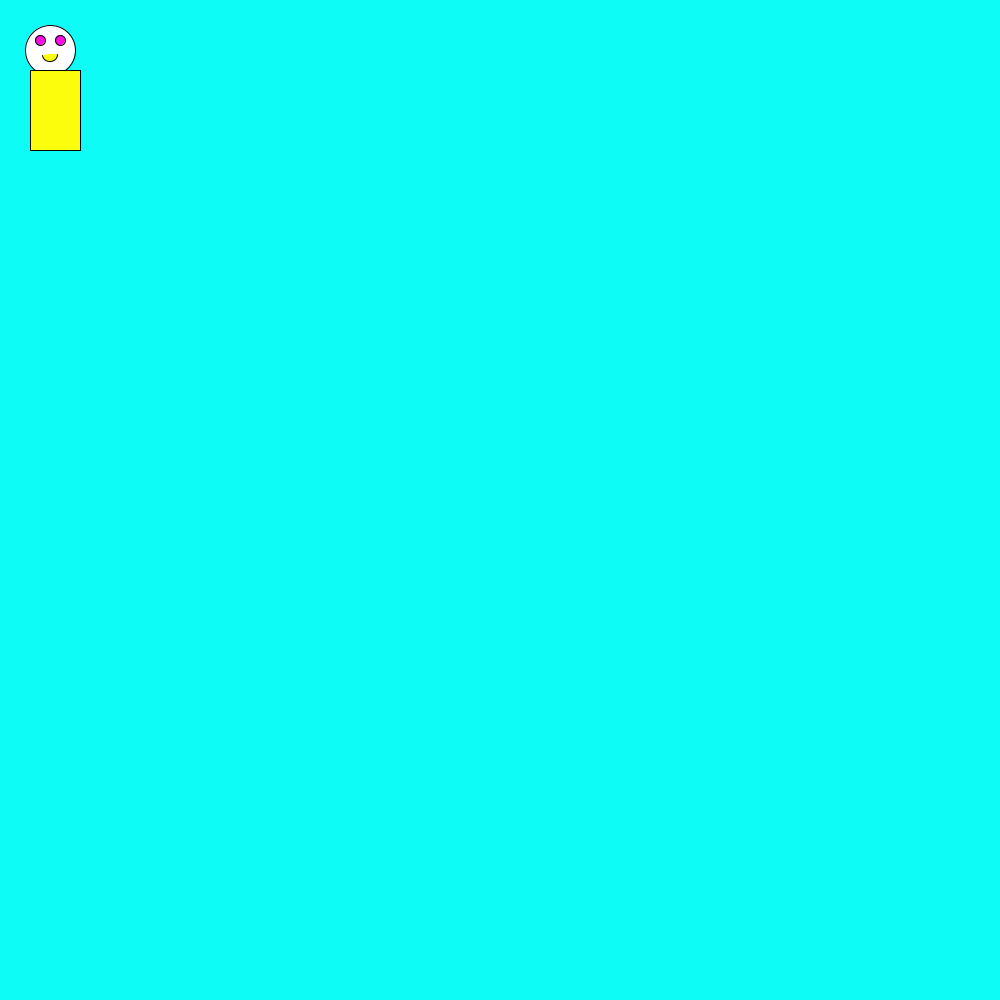
Frame 1 (no input)
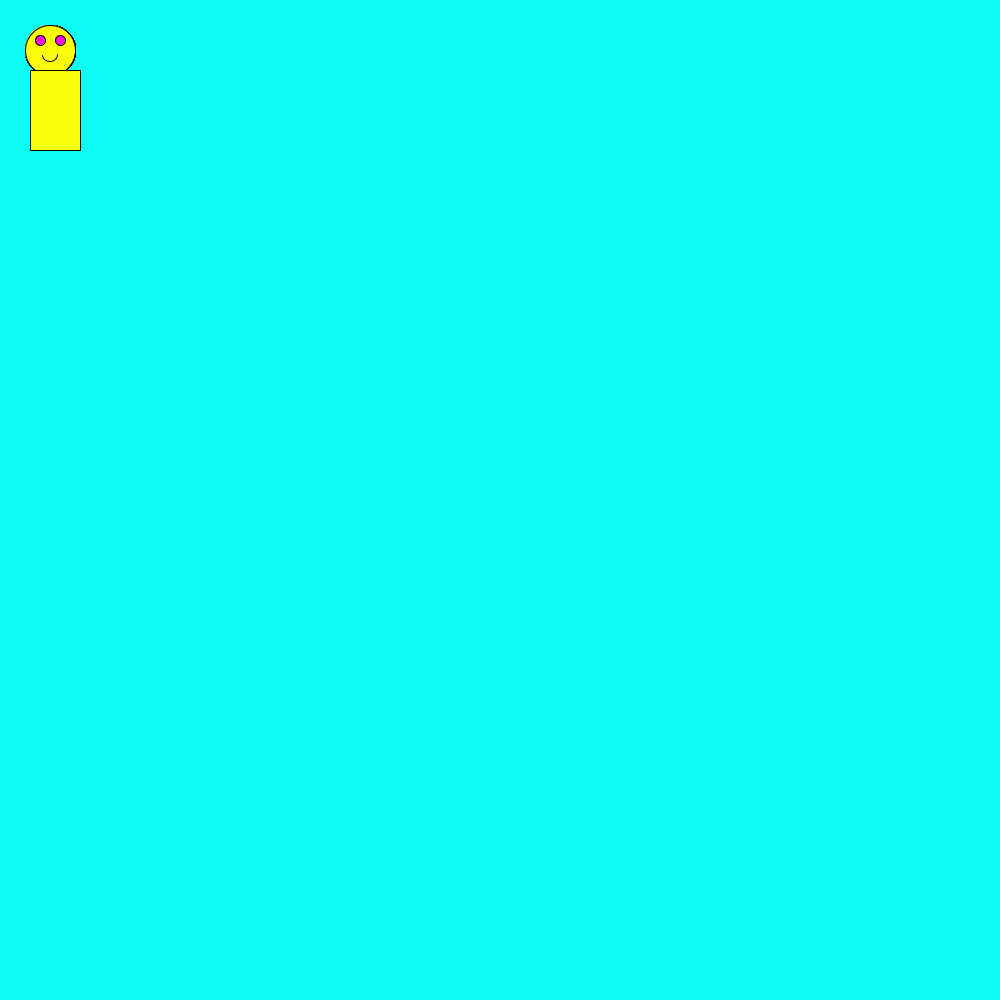
Frame 60 (the mouse pressed at the canvas centre just before this capture)
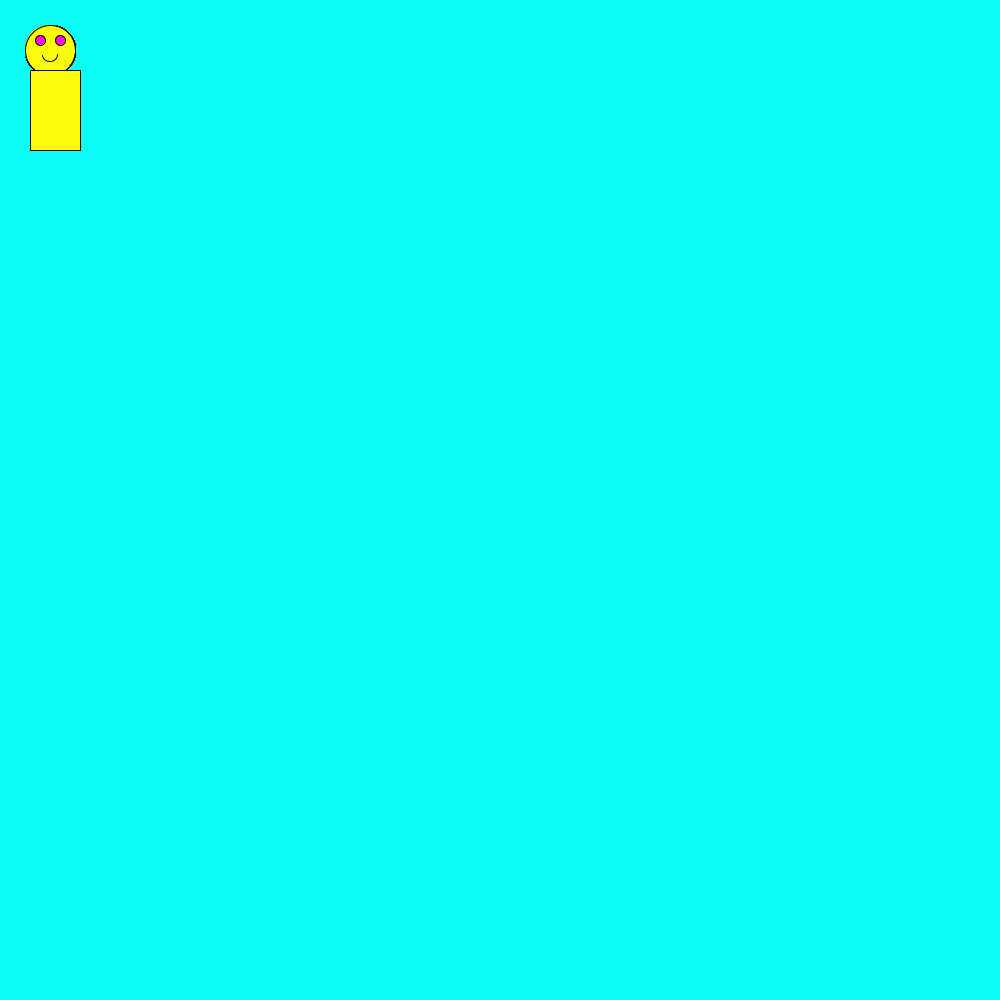
Frame 120 (the mouse held since frame 60 and released just before this capture)

The Processing sketch that drew these frames (run headless with seeded random() and noise(); from frame 60 on, the mouse is pressed at the canvas centre):

// Processing sketch: smile_with_quad_11_22_15
// ── smile_with_quad_11_22_15.pde
void setup()
{ background (13,252,246);
 size (1000, 1000);
}
void draw()
 {
  ellipse (50,50,50,50);
  fill (252, 13, 229);
  ellipse (40,40,10,10);
  fill (252, 13, 229);
  ellipse (60,40,10,10);
  fill (252, 252, 13);
  arc  (50,54,15,15,0,3,38);
  quad (30, 70, 80, 70, 80, 150, 30, 150);
}
